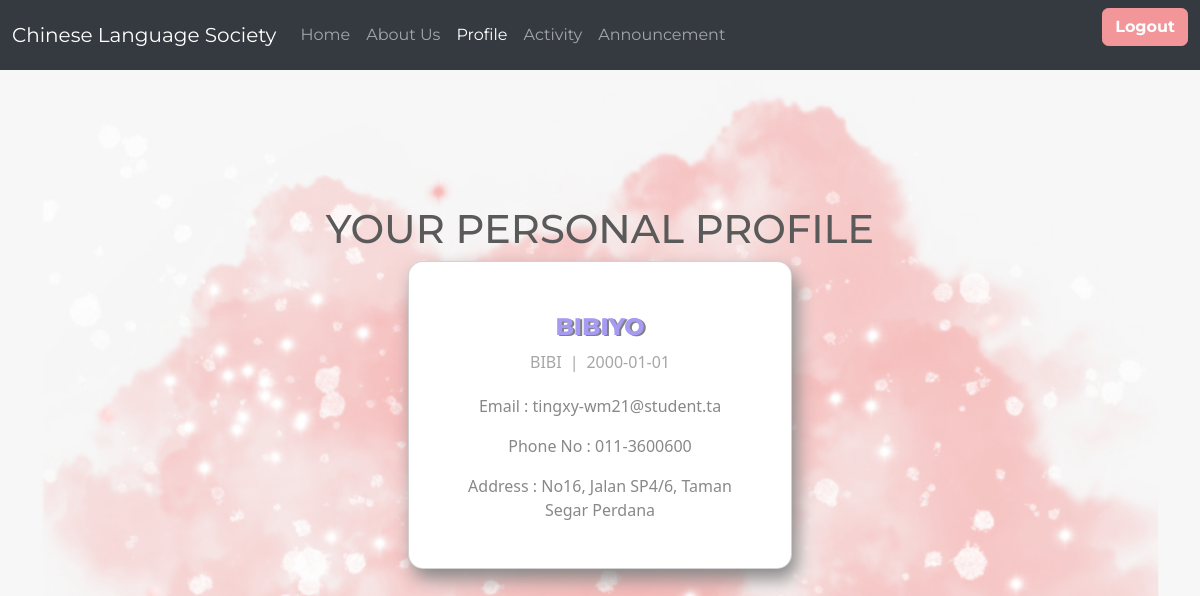
The page /profile.php (signed in) on the database its author committed.
### tables this page shows
CREATE TABLE `member` (
  `Username` varchar(15) NOT NULL,
  `Email` varchar(30) NOT NULL,
  `Password` varchar(15) NOT NULL,
  `PhoneNo` char(11) NOT NULL,
  `Name` varchar(50) NOT NULL,
  `Address` varchar(80) NOT NULL,
  `Birthday` date NOT NULL
);

### profile.php (the view, shortened to what this page needs)
<?php
include 'config.php';
if (isset($_SESSION['username'])){
    $usernameInput= ($_SESSION['username']);
} else{
    header("Location: login.php");
}
 ?>
<!DOCTYPE html>
<html>
    <head>
        <link href="https://bootswatch.com/5/minty/bootstrap.min.css" rel="stylesheet">
        <link href="https://mdbcdn.b-cdn.net/img/Photos/new-templates/bootstrap-chat/ava2-bg.webp" rel="stylesheet">
    </head>
<body>
<?php
$c1='Username';
$c2='Name';
$c3='Birthday';
$c4='Email';
$c5='PhoneNo';
$c6='Address';
$sql = "SELECT Username, Name, Birthday, Email, PhoneNo, Address FROM member WHERE Username='$usernameInput'";
$result = $conn->query($sql);
?>
       <nav class="navbar navbar-expand-lg navbar-dark bg-dark" style="width:100%;">
        <div class="container-fluid" style="width:100%;">
          <a class="navbar-brand" href="main.php">Chinese Language Society</a>
          <div class="collapse navbar-collapse" id="navbarColor02">
            <ul class="navbar-nav me-auto">
              <li class="nav-item">
                <a class="nav-link" href="main.php">Home</a>
              </li>
              <li class="nav-item">
                <a class="nav-link" href="aboutus.html">About Us</a>
              </li>
              <li class="nav-item">
                <a class="nav-link active" href="profile.php">Profile
                </a>
              </li>
              <li class="nav-item">
                <a class="nav-link" href="v_allactivity.php">Activity</a>
              </li>
                          <li class="nav-item">
                <a class="nav-link" href="announcement.php">Announcement</a>
              </li>
            </ul>
                            <ul class="logout">
                  <a class="nav-link" href="logout.php"><button class="btn btn-secondary my-2 my-sm-0"><b>Logout</b></button></a>
              </ul>
          </div>
        </div>
      </nav>
<h1 style="text-align: center; margin-top: 135px;">YOUR PERSONAL PROFILE </h1>
<div class="row d-flex justify-content-center align-items-center h-100">
     <div class="col-md-12 col-xl-4">
        <div class="card" style="border-radius: 15px; box-shadow: 5px 10px 18px #888888;">
            <div class="card-body text-center">
             <?php
                     while ($row = $result->fetch_assoc()){
                       echo "<h4 class='mb-2' style='color:rgb(166,154,243); font-weight:800; margin-top:35px; text-shadow: 2px 1px grey;'>$row[$c2]</h4>";
                       echo "<span class='text-muted mb-4'>$row[$c1]<span class='mx-2'>|</span>$row[$c3]</span>";
                       echo "<p style='margin-top: 20px;'>Email : <span style='mb-2'>$row[$c4]</span></p>";
                       echo "<p style='margin-top: 3px;'>Phone No : <span style='mb-2'>$row[$c5]</span></p>";
                       echo "<p style='margin-top: 3px; margin-bottom:30px; margin-right:20px; margin-left:20px;'>Address : <span style='mb-2'>$row[$c6]</span></p>";
            }
             ?>
             </div>
        </div>
     </div>
</div>
    </body>
</html>

### profile.php (style rules this page uses)
body { background-image: url('profile_background.jpg'); background-repeat: no-repeat; background-attachment: fixed; background-size: cover; }

### rows shown on the page
member: Name "BIBIYO", Username "BIBI", Birthday "2000-01-01", Email "tingxy-wm21@student.ta", PhoneNo "011-3600600", Address "No16, Jalan SP4/6, Taman Segar Perdana"
